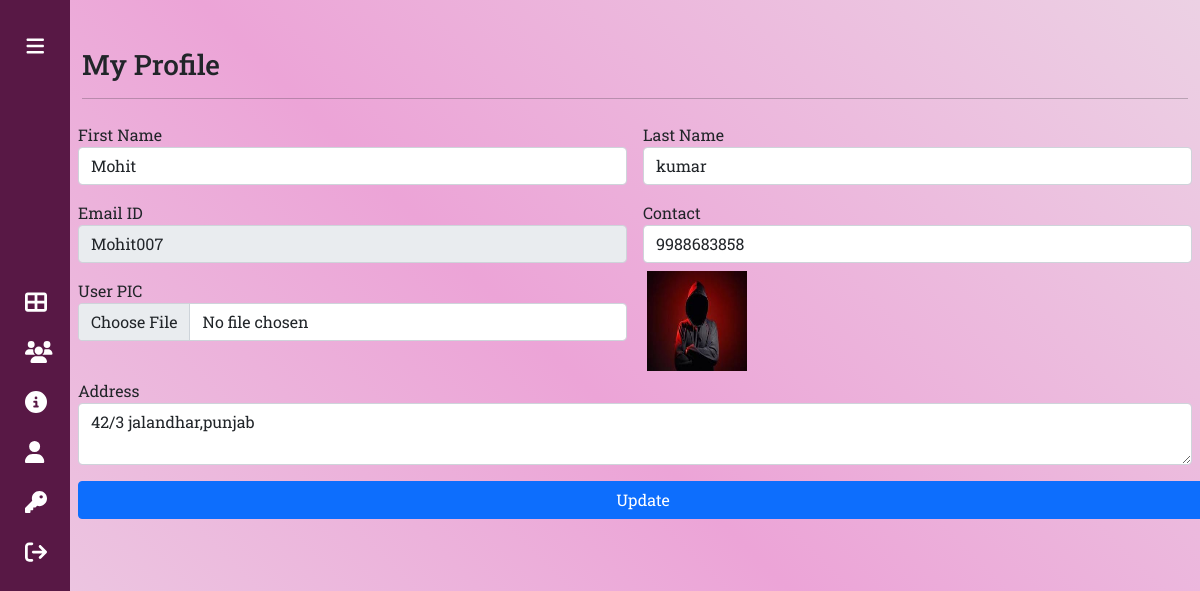
Screenshot of /profile-donor/ (signed in) with the database file from the repository.
### app/models.py (models this page shows, shortened)
class Donor(models.Model):
    user = models.ForeignKey(User, on_delete=models.CASCADE)
    contact = models.CharField(max_length=15, null=True)
    address = models.CharField(max_length=300, null=True)
    userpic = models.ImageField(upload_to='donor', null=True, blank=True)
    regdate = models.DateTimeField(auto_now_add=True)

### app/views.py (the view, shortened to what this page needs)
# urls.py: path("profile-donor/", views.profile_donor.as_view(), name="profile_donor"),
class profile_donor(View):
    def get(self, request):
        form1 = UserForm()
        form2 = DonorSignupForm()
        user = request.user
        donor = Donor.objects.get(user=user)
        return render(request, "profile-donor.html", locals())

### app/forms.py
class UserForm(UserCreationForm):
    password1 = forms.CharField(label='Password', widget=forms.PasswordInput(attrs={'class':'form-control', 'placeholder':'Enter Password'}))
    password2 = forms.CharField(label='Confirm Password (again)', widget=forms.PasswordInput(attrs={'class':'form-control', 'placeholder':'Enter Password Again'}))
    class Meta:
        model = User
        fields = ["first_name", "last_name", "username", "email", "password1", "password2"]
        widgets = {
            'first_name': forms.TextInput(attrs={'class':'form-control', 'placeholder':'Enter First Name'}),
            'last_name': forms.TextInput(attrs={'class':'form-control', 'placeholder':'Enter Last Name'}),
            'username': forms.TextInput(attrs={'class':'form-control', 'placeholder':'Username'}),
            'email': forms.EmailInput(attrs={'class':'form-control', 'placeholder':'Email ID'}),
        }

class DonorSignupForm(forms.ModelForm):
    userpic = forms.ImageField(widget=ClearableFileInput(attrs={'class': 'form-control'}))
    class Meta:
        model = Donor
        fields = ['contact', 'userpic', 'address']
        widgets = {
            'contact': forms.NumberInput(attrs={'class': 'form-control', 'placeholder': 'Contact Number'}),
            'address': forms.Textarea(attrs={'class': 'form-control', 'placeholder': 'Full Address'}),
        }

### app/templates/profile-donor.html (shortened to what this page needs)
{% extends 'base-db-donor.html' %}
{% load static %}
{% block main %}
<div class="container mt-5 vh-100 table-responsive">
    <h3>My Profile</h3>
    <hr>
    <form action="" method="post" enctype="multipart/form-data" novalidate>
    <div class="row">
    <div class="col-sm-6 p-2">
        <div class="form-group">
            <label>First Name</label>
            <input type="text" name="firstname" placeholder="Enter First Name"  class="form-control"  pattern="[A-Za-z]+" value="{{donor.user.first_name}}">
        </div>
    </div>
    <div class="col-sm-6 p-2">
        <div class="form-group">
            <label>Last Name</label>
            <input type="text" name="lastname" placeholder="Enter Last Name"  class="form-control" pattern="[A-Za-z]+" value="{{donor.user.last_name}}">
        </div>
    </div>
    <div class="col-sm-6 p-2">
        <div class="form-group">
            <label>Email ID</label>
            <input type="email" name="email" readonly placeholder="Email Address" required class="form-control" value="{{donor.user.username}}">
        </div>
    </div>
    <div class="col-sm-6 p-2">
        <div class="form-group">
            <label>Contact</label>
            <input type="text" name="contact" placeholder="Contact Number" required class="form-control" value="{{donor.contact}}">
        </div>
    </div>
    <div class="col-sm-6 p-2">
        <div class="form-group">
            <label>User PIC</label>
            <input type="file" name="userpic" class="form-control" value="{{donor.userpic.url}}">
        </div>
    </div>
    <div class="col-sm-6">
        <div class="form-group">
            <img src = "{{donor.userpic.url}}" width="100" height="100">
        </div>
    </div>
    <div class="col-sm-12 p-2">
        <div class="form-group">
            <label>Address</label>
            <textarea name="address" class="form-control" placeholder="Full Address">{{donor.address}}</textarea>
        </div>
    </div>
<input type="submit" value="Update" class="m-2 px-3 btn btn-primary">
</div>
</form>
</div>
{% endblock main %}

### app/static/css/style-admin.css (style rules this page uses)
* { margin:0; padding:0; box-sizing: border-box; }
body { position: relative; min-height: 100vh; width: 100%; overflow: hidden; }

### app/templates/base-db-donor.html (style rules this page uses)
body { background-image: linear-gradient(45deg, #ECD1E4, #ECA4D7, #ECD1E4); }

### rows the page displays
Donor: firstname "Mohit", lastname "kumar", email "Mohit007", contact "9988683858", userpic (picture), address "42/3 jalandhar,punjab"
